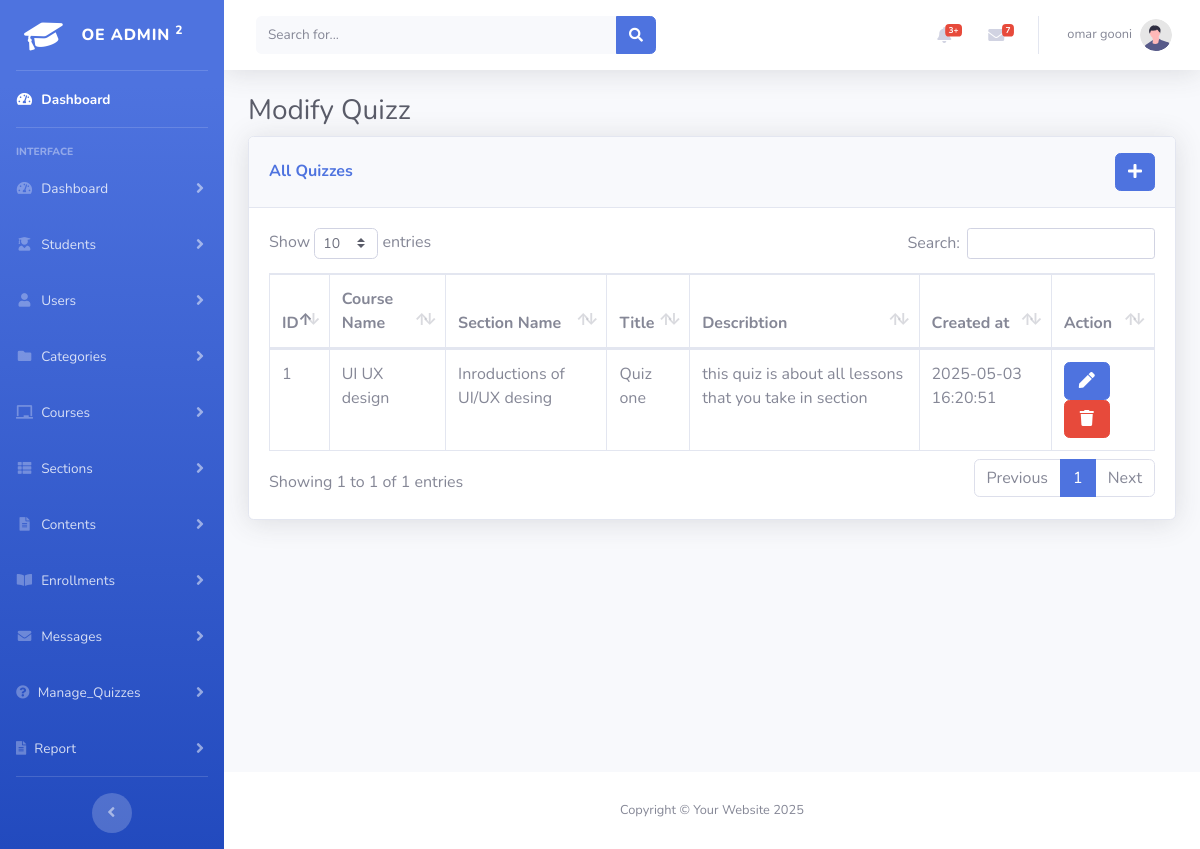
The app's page /ModifyQuiz.php (signed in) with its own data.
### tables this page shows
CREATE TABLE `menus` (
  `ID` int(11) NOT NULL,
  `name` varchar(50) NOT NULL,
  `icon` varchar(100) NOT NULL,
  `is_deleted` tinyint(1) NOT NULL DEFAULT 0
);

CREATE TABLE `quizzes` (
  `id` int(11) NOT NULL,
  `course_id` int(11) NOT NULL,
  `section_id` int(11) NOT NULL,
  `title` varchar(255) NOT NULL,
  `description` text DEFAULT NULL,
  `created_at` timestamp NOT NULL DEFAULT current_timestamp(),
  `is_deleted` int(11) NOT NULL DEFAULT 0
);

CREATE TABLE `courses` (
  `ID` int(11) NOT NULL,
  `Course_name` varchar(50) NOT NULL,
  `Course_image` longblob NOT NULL,
  `Category_ID` int(11) DEFAULT NULL,
  `Instructor_Id` int(11) DEFAULT NULL,
  `describtion` varchar(300) DEFAULT NULL,
  `Duration` varchar(20) NOT NULL,
  `Level` varchar(20) NOT NULL,
  `updated_by` int(11) NOT NULL,
  `updated_at` datetime NOT NULL DEFAULT current_timestamp() ON UPDATE current_timestamp(),
  `is_deleted` tinyint(1) DEFAULT 0
);

CREATE TABLE `sections` (
  `ID` int(11) NOT NULL,
  `Section_name` varchar(50) NOT NULL,
  `Course_ID` int(11) DEFAULT NULL,
  `updated_by` int(11) NOT NULL,
  `updated_at` datetime NOT NULL DEFAULT current_timestamp() ON UPDATE current_timestamp(),
  `is_deleted` tinyint(1) DEFAULT 0
);

### includes/init.php (called while the page is built, shortened)
<?php
include 'functions.php';
$current_page = basename($_SERVER['PHP_SELF']);
$menus = read('menus','asc');
$userPermissions =explode(",",  read_where('users',"id=".$_SESSION['userId'])[0]['permissions']);
$userMenus=[];
foreach($userPermissions as $per){
    $menuid= readcolumn('submenus',"menu_id",$per);
 if(!in_array($menuid , $userMenus)){
    array_push($userMenus,$menuid);
 }
}
include 'header.php';
include 'sidebar.php';
include 'topbar.php';
?>

### includes/functions.php (called while the page is built, shortened)
<?php
include 'connection.php';
function read_where($table, $condition){
  global $conn;
  $query = "Select * From $table where  $condition and is_deleted=0";
  $result = $conn->query($query)->fetchAll(PDO::FETCH_ASSOC);
  return $result;
}
function read($table , $order ='DESc')
{
    global $conn;
    $sql = "SELECT * FROM $table WHERE is_deleted = 0 order by id $order";
    $result = $conn->query($sql)->fetchAll(PDO::FETCH_ASSOC);
    return $result;
}
function readcolumn($table, $column, $id)
{
    global $conn;
    $sql = "SELECT $column FROM $table WHERE id = :id AND is_deleted = 0";
    $stmt = $conn->prepare($sql);
    $stmt->bindParam(':id', $id, PDO::PARAM_INT);
    $stmt->execute();
    return $stmt->fetchColumn();
}
function GetId($table, $condition) {
  global $conn;
  $query = "SELECT ID FROM $table WHERE $condition AND is_deleted=0";
  $stmt = $conn->prepare($query);
  $stmt->execute();
  return $stmt->fetchColumn();
}
?>

### ModifyQuiz.php (the view, shortened to what this page needs)
<?Php
include 'includes/init.php';
$userID = $_SESSION['userId'];
$userRoleID = readcolumn('users', 'role_id', $_SESSION['userId']);
$usercourses = GetCourseId('courses', "Instructor_Id=$userID");
if (is_array($usercourses) && !empty($usercourses)) {
    $courseIDs = implode(',', $usercourses);
} else {
    $courseIDs = 'NULL';
}
$sections = $userRoleID == 2 ? read_where('sections', "Course_ID IN ($courseIDs)") : read('sections');
?>
<div class="container-fluid">
    <h1 class="h3 mb-2 text-gray-800">Modify Quizz</h1>
    <div class="card shadow mb-4">
        <div class="card-header py-3 d-flex justify-content-between align-items-center">
            <h6 class="m-0 font-weight-bold text-primary">All Quizzes</h6>
                <?php
                $submenu_id = GetId('submenus', "href='$current_page'");
                if (!in_array("insert-$submenu_id", $userPermissions)): ?>
                    <a href="#" class="btn btn-primary" onclick="clearForm()" data-toggle="modal" data-target="#add-quizz">
                    <i class="fas fa-plus"></i>
                    </a>
                <?php endif; ?>
        </div>
        <div class="card-body">
            <div class="table-responsive">
                <table class="table table-bordered" id="dataTable" width="100%" cellspacing="0">
                    <thead>
                        <tr>
                            <th>ID</th>
                            <th>Course Name</th>
                            <th>Section Name</th>
                            <th>Title</th>
                            <th>Describtion</th>
                            <th>Created at</th>
                            <th>Action</th>
                        </tr>
                    </thead>
                    <tbody>
                        <?php
                        foreach ($sections as $section){
                            if ($section['is_deleted'] == 0) {
                                ?>
                        <?php foreach (read('quizzes') as $quizz):
                            if ($quizz['section_id'] == $section['ID']) {
                            ?>
                            <tr>
                                <td><?php echo htmlspecialchars($quizz['id']); ?></td>
                                <td><?php echo htmlspecialchars(readcolumn('courses', 'Course_name', $quizz['section_id'])); ?></td>
                                <td><?php echo htmlspecialchars(readcolumn('sections', 'Section_name', $quizz['section_id'])); ?></td>
                                <td><?php echo htmlspecialchars($quizz['title']); ?></td>
                                <td><?php echo htmlspecialchars($quizz['description']); ?></td>
                                <td><?php echo htmlspecialchars($quizz['created_at']); ?></td>
                                <td>
                                    <?php
                                    $submenu_id = GetId('submenus', "href='$current_page'");
                                    if (!in_array("update-$submenu_id", $userPermissions)): ?>
                                        <button type="button" class="btn btn-primary" data-toggle="modal"
                                            data-target="#add-quizz" data-id="" onclick="handleForm(<?= $quizz['id'] ?>)">
                                            <i class="fas fa-fw fa-pen"></i>
                                        </button>
                                    <?php endif; ?>
                                    <?php
                                    $submenu_id = GetId('submenus', "href='$current_page'");
                                    if (!in_array("delete-$submenu_id", $userPermissions)): ?>
                                        <button type="submit" class="btn btn-danger" data-toggle="modal"
                                            data-target="#delete-quizz"
                                            onclick="setIdToDelete(<?= htmlspecialchars($quizz['id']) ?>)">
                                            <i class="fas fa-fw fa-trash"></i>
                                        </button>
                                    <?php endif; ?>
                                </td>
                            </tr>
                        <?php }endforeach; ?>
                        <?php } }  ; ?>
                    </tbody>
                </table>
            </div>
        </div>
    </div>
</div>
</div>
<?php include 'includes/footer.php' ?>
</body>
</html>

### includes/sidebar.php (shortened to what this page needs)
<ul class="navbar-nav bg-gradient-primary sidebar sidebar-dark accordion" id="accordionSidebar">
    <a class="sidebar-brand d-flex align-items-center justify-content-center" href="index.php">
        <div class="sidebar-brand-icon rotate-n-15">
            <i class="fas fa-graduation-cap"></i>
        </div>
        <div class="sidebar-brand-text mx-3">OE Admin <sup>2</sup></div>
    </a>
    <hr class="sidebar-divider my-0">
    <li class="nav-item active">
        <a class="nav-link" href="index.php">
            <i class="fas fa-fw fa-tachometer-alt"></i>
            <span>Dashboard</span></a>
    </li>
    <hr class="sidebar-divider">
    <div class="sidebar-heading">
        Interface
    </div>
    <li class="nav-item">
        <?php
        foreach ($menus as $menu) {
            if (in_array($menu['ID'], $userMenus)) {
                ?>
                <a class="nav-link collapsed" href="#" data-toggle="collapse" data-target="#collapse<?= $menu['name'] ?>"
                    aria-expanded="true" aria-controls="collapseTwo">
                    <i class="<?= $menu['icon'] ?>"></i>
                    <span><?= $menu['name'] ?></span>
                </a>
            <?php }
        } ?>
    </li>
    <hr class="sidebar-divider d-none d-md-block">
    <div class="text-center d-none d-md-inline">
        <button class="rounded-circle border-0" id="sidebarToggle"></button>
    </div>
</ul>

### records on screen
menus: name "Dashboard"
menus: name "Students"
menus: name "Users"
menus: name "Categories"
menus: name "Courses"
menus: name "Sections"
menus: name "Contents"
menus: name "Enrollments"
menus: name "Messages"
menus: name "Manage_Quizzes"
menus: name "Report"
quizzes: id "1", section.Course_name "UI UX design", section.Section_name "Inroductions of UI/UX desing", title "Quiz one", description "this quiz is about all lessons that you take in section", created_at "2025-05-03 16:20:51"

### other values on screen
$_SESSION['username'] "omar gooni"
